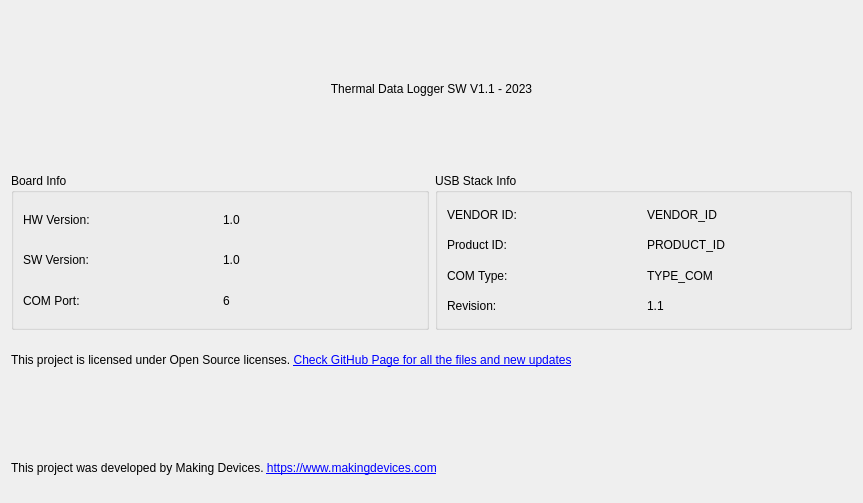
<?xml version="1.0" encoding="UTF-8"?>
<ui version="4.0">
 <class>Info</class>
 <widget class="QWidget" name="Info">
  <property name="geometry">
   <rect>
    <x>0</x>
    <y>0</y>
    <width>863</width>
    <height>503</height>
   </rect>
  </property>
  <property name="windowTitle">
   <string>Form</string>
  </property>
  <layout class="QGridLayout" name="gridLayout_3">
   <item row="0" column="0">
    <layout class="QVBoxLayout" name="verticalLayout_4">
     <item>
      <layout class="QHBoxLayout" name="horizontalLayout_8">
       <item>
        <widget class="QLabel" name="label_15">
         <property name="text">
          <string>Thermal Data Logger SW V1.1 - 2023</string>
         </property>
         <property name="alignment">
          <set>Qt::AlignCenter</set>
         </property>
        </widget>
       </item>
      </layout>
     </item>
     <item>
      <layout class="QHBoxLayout" name="horizontalLayout_7">
       <item>
        <widget class="QGroupBox" name="groupBox">
         <property name="title">
          <string>Board Info</string>
         </property>
         <layout class="QGridLayout" name="gridLayout">
          <item row="0" column="0">
           <layout class="QVBoxLayout" name="verticalLayout">
            <item>
             <layout class="QHBoxLayout" name="horizontalLayout">
              <item>
               <widget class="QLabel" name="label">
                <property name="maximumSize">
                 <size>
                  <width>16777215</width>
                  <height>16777213</height>
                 </size>
                </property>
                <property name="sizeIncrement">
                 <size>
                  <width>22</width>
                  <height>0</height>
                 </size>
                </property>
                <property name="text">
                 <string>HW Version:</string>
                </property>
               </widget>
              </item>
              <item>
               <widget class="QLabel" name="HW_board">
                <property name="text">
                 <string>1.0</string>
                </property>
               </widget>
              </item>
             </layout>
            </item>
            <item>
             <layout class="QHBoxLayout" name="horizontalLayout_2">
              <item>
               <widget class="QLabel" name="label_3">
                <property name="maximumSize">
                 <size>
                  <width>16777215</width>
                  <height>16777213</height>
                 </size>
                </property>
                <property name="sizeIncrement">
                 <size>
                  <width>22</width>
                  <height>0</height>
                 </size>
                </property>
                <property name="text">
                 <string>SW Version:</string>
                </property>
               </widget>
              </item>
              <item>
               <widget class="QLabel" name="SW_board">
                <property name="text">
                 <string>1.0</string>
                </property>
               </widget>
              </item>
             </layout>
            </item>
            <item>
             <layout class="QHBoxLayout" name="horizontalLayout_3">
              <item>
               <widget class="QLabel" name="label_5">
                <property name="maximumSize">
                 <size>
                  <width>16777215</width>
                  <height>16777213</height>
                 </size>
                </property>
                <property name="sizeIncrement">
                 <size>
                  <width>22</width>
                  <height>0</height>
                 </size>
                </property>
                <property name="text">
                 <string>COM Port:</string>
                </property>
               </widget>
              </item>
              <item>
               <widget class="QLabel" name="COM_board">
                <property name="text">
                 <string>6</string>
                </property>
               </widget>
              </item>
             </layout>
            </item>
           </layout>
          </item>
         </layout>
        </widget>
       </item>
       <item>
        <widget class="QGroupBox" name="groupBox_2">
         <property name="title">
          <string>USB Stack Info</string>
         </property>
         <layout class="QGridLayout" name="gridLayout_2">
          <item row="0" column="0">
           <layout class="QVBoxLayout" name="verticalLayout_3">
            <item>
             <layout class="QHBoxLayout" name="horizontalLayout_4">
              <item>
               <widget class="QLabel" name="label_9">
                <property name="maximumSize">
                 <size>
                  <width>16777215</width>
                  <height>16777213</height>
                 </size>
                </property>
                <property name="sizeIncrement">
                 <size>
                  <width>22</width>
                  <height>0</height>
                 </size>
                </property>
                <property name="text">
                 <string>VENDOR ID:</string>
                </property>
               </widget>
              </item>
              <item>
               <widget class="QLabel" name="vendor_USB">
                <property name="text">
                 <string>VENDOR_ID</string>
                </property>
               </widget>
              </item>
             </layout>
            </item>
            <item>
             <layout class="QHBoxLayout" name="horizontalLayout_5">
              <item>
               <widget class="QLabel" name="label_11">
                <property name="maximumSize">
                 <size>
                  <width>16777215</width>
                  <height>16777213</height>
                 </size>
                </property>
                <property name="sizeIncrement">
                 <size>
                  <width>22</width>
                  <height>0</height>
                 </size>
                </property>
                <property name="text">
                 <string>Product ID:</string>
                </property>
               </widget>
              </item>
              <item>
               <widget class="QLabel" name="product_USB">
                <property name="text">
                 <string>PRODUCT_ID</string>
                </property>
               </widget>
              </item>
             </layout>
            </item>
            <item>
             <layout class="QHBoxLayout" name="horizontalLayout_6">
              <item>
               <widget class="QLabel" name="label_13">
                <property name="maximumSize">
                 <size>
                  <width>16777215</width>
                  <height>16777213</height>
                 </size>
                </property>
                <property name="sizeIncrement">
                 <size>
                  <width>22</width>
                  <height>0</height>
                 </size>
                </property>
                <property name="text">
                 <string>COM Type:</string>
                </property>
               </widget>
              </item>
              <item>
               <widget class="QLabel" name="label_14">
                <property name="text">
                 <string>TYPE_COM</string>
                </property>
               </widget>
              </item>
             </layout>
            </item>
            <item>
             <layout class="QHBoxLayout" name="horizontalLayout_9">
              <item>
               <widget class="QLabel" name="label_16">
                <property name="maximumSize">
                 <size>
                  <width>16777215</width>
                  <height>16777213</height>
                 </size>
                </property>
                <property name="sizeIncrement">
                 <size>
                  <width>22</width>
                  <height>0</height>
                 </size>
                </property>
                <property name="text">
                 <string>Revision:</string>
                </property>
               </widget>
              </item>
              <item>
               <widget class="QLabel" name="Revision_USB">
                <property name="text">
                 <string>1.1</string>
                </property>
               </widget>
              </item>
             </layout>
            </item>
           </layout>
          </item>
         </layout>
        </widget>
       </item>
      </layout>
     </item>
     <item>
      <layout class="QVBoxLayout" name="verticalLayout_2">
       <item>
        <widget class="QLabel" name="label_7">
         <property name="text">
          <string>This project is licensed under Open Source licenses.  &lt;a href='https://github.com/makingdevices/TC-Logger-Device/'&gt;Check GitHub Page for all the files and new updates&lt;/a&gt;</string>
         </property>
         <property name="openExternalLinks">
          <bool>true</bool>
         </property>
        </widget>
       </item>
       <item>
        <layout class="QHBoxLayout" name="horizontalLayout_10">
         <item>
          <widget class="QLabel" name="label_2">
           <property name="text">
            <string/>
           </property>
           <property name="pixmap">
            <pixmap>cert_oshwaES000034.png</pixmap>
           </property>
           <property name="alignment">
            <set>Qt::AlignCenter</set>
           </property>
          </widget>
         </item>
        </layout>
       </item>
       <item>
        <widget class="QLabel" name="label_8">
         <property name="text">
          <string>This project was developed by Making Devices. &lt;a href='https://www.makingdevices.com'&gt;https://www.makingdevices.com&lt;/a&gt;
</string>
         </property>
         <property name="openExternalLinks">
          <bool>true</bool>
         </property>
        </widget>
       </item>
      </layout>
     </item>
    </layout>
   </item>
  </layout>
 </widget>
 <resources/>
 <connections/>
</ui>
